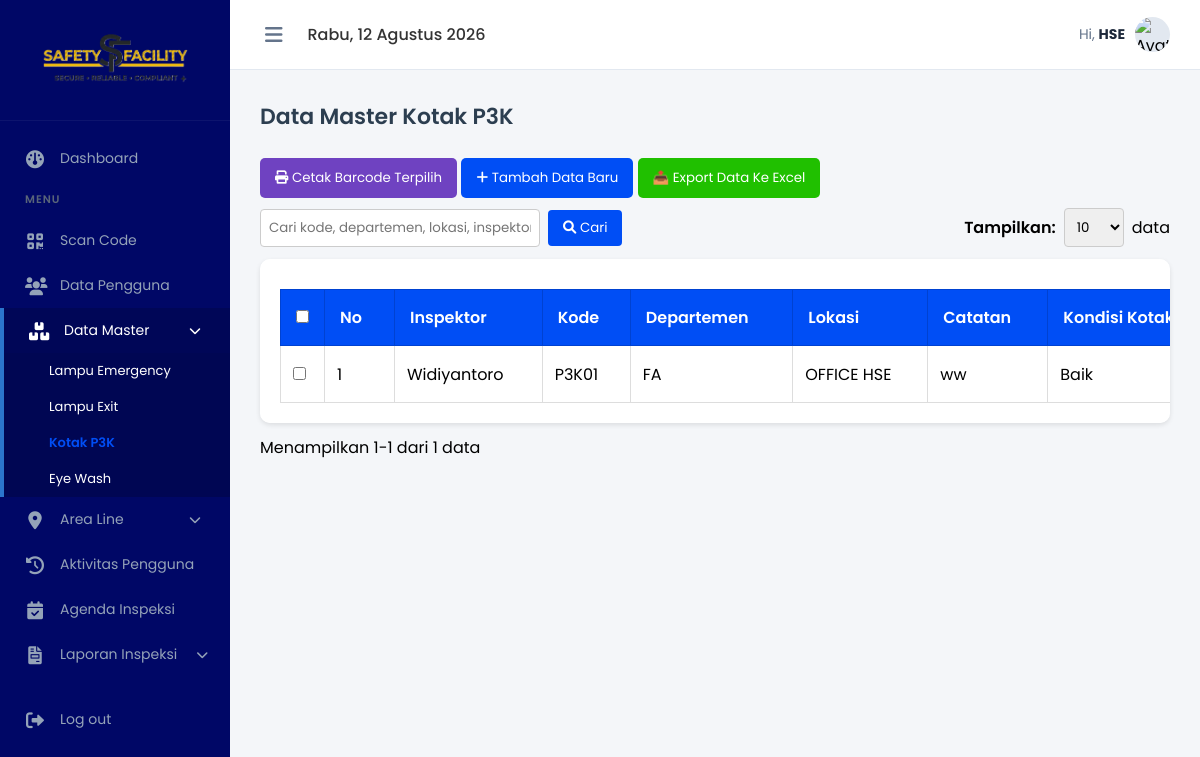
The page /master_p3k.php?limit=10&page=2 (signed in) on the database as committed earlier.
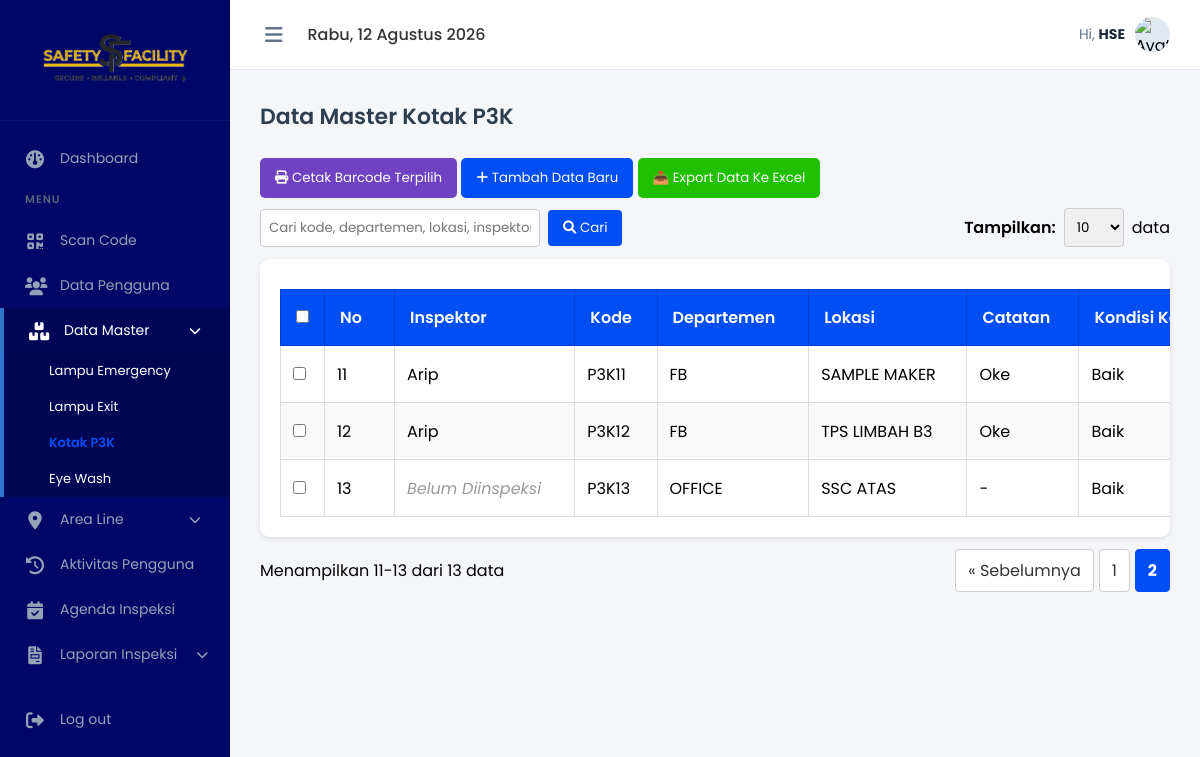
The same page on the database as committed later.
### tables this page shows
CREATE TABLE `master_p3k` (
  `id` int(11) NOT NULL,
  `code` varchar(50) NOT NULL,
  `line_area` varchar(100) DEFAULT NULL,
  `lokasi` varchar(255) NOT NULL,
  `kondisi_kotak` enum('Baik','Tidak') NOT NULL DEFAULT 'Baik',
  `kelengkapan_isi` enum('Lengkap','Tidak') NOT NULL DEFAULT 'Lengkap',
  `expired_obat` enum('Lengkap','Tidak') NOT NULL DEFAULT 'Lengkap',
  `kondisi` enum('baik','rusak','','') NOT NULL,
  `catatan` varchar(255) NOT NULL
);

### master_p3k.php (the view, shortened to what the changed rows need)
<?php
global $koneksi;
$limit = isset($_GET['limit']) ? (int)$_GET['limit'] : 10;
$page = isset($_GET['page']) ? (int)$_GET['page'] : 1;
$offset = ($page - 1) * $limit;
$search_sql = '';
$join_sql = "FROM master_p3k mp
    LEFT JOIN (
        SELECT code_p3k, username, tanggal_inspeksi
        FROM inspeksi_p3k
        WHERE id_inspeksi IN (SELECT MAX(id_inspeksi) FROM inspeksi_p3k GROUP BY code_p3k)
    ) ip ON mp.code = ip.code_p3k" . $search_sql;
$query_total = mysqli_query($koneksi, "SELECT COUNT(*) AS total $join_sql");
$total_rows = 0;
if ($query_total) {
    $total_rows = (int) mysqli_fetch_assoc($query_total)['total'];
}
$total_pages = $total_rows > 0 ? (int) ceil($total_rows / $limit) : 1;
if ($page > $total_pages) {
    $page = $total_pages;
    $offset = ($page - 1) * $limit;
}
$query = mysqli_query($koneksi, "SELECT mp.*, ip.username, ip.tanggal_inspeksi $join_sql
    ORDER BY mp.code ASC
    LIMIT $limit OFFSET $offset");
?>
<!DOCTYPE html>
<html lang="id">
<head>
    <link rel="stylesheet" href="https://cdnjs.cloudflare.com/ajax/libs/font-awesome/6.0.0/css/all.min.css">
    <link rel="stylesheet" href="style.css">
</head>
<body>
    <main class="main-content">
        <section class="content-body">
            <h2 class="page-title">Data Master Kotak P3K</h2>
            <div class="table-container">
                <table>
                    <thead>
                        <tr>
                            <th style="width: 3%"><input type="checkbox" id="checkAll" onclick="toggleCheckAll(this)"></th><th style="width: 5%">No</th>
                            <th>Inspektor</th>
                            <th>Kode</th>
                            <th>Departemen</th>
                            <th>Lokasi</th>
                            <th>Catatan</th>
                            <th>Kondisi Kotak</th>
                        </tr>
                    </thead>
                    <tbody>
                        <?php
                        $no = $offset + 1;
                        if ($query && mysqli_num_rows($query) > 0) {
                            while ($row = mysqli_fetch_assoc($query)) {
                                $safeKondisiKotak = htmlspecialchars($row['kondisi_kotak'] ?? 'Baik', ENT_QUOTES);
                        ?>
                                <tr>
                                    <td><input type="checkbox" class="row-check" value="<?= $row['id']; ?>"></td>
                                    <td><?= $no++; ?></td>
                                    <td><?= !empty($row['username']) ? htmlspecialchars($row['username']) : '<span style="color:#999; font-style:italic;">Belum Diinspeksi</span>'; ?></td>
                                    <td><?= htmlspecialchars($row['code']); ?></td>
                                    <td><?= !empty($row['line_area']) ? htmlspecialchars($row['line_area']) : '-'; ?></td>
                                    <td><?= htmlspecialchars($row['lokasi']); ?></td>
                                    <td><?= !empty($row['catatan']) ? htmlspecialchars($row['catatan']) : '-'; ?></td>
                                    <td><?= (strtolower($safeKondisiKotak) == 'baik') ? 'Baik' : 'Tidak'; ?></td>
                                </tr>
                        <?php }
                        } else {
                            echo "<tr><td colspan='11' style='text-align:center;'>Tidak ada data master tersedia</td></tr>";
                        }
                        ?>
                    </tbody>
                </table>
            </div>
            <div style="display:flex; justify-content:space-between; align-items:center; flex-wrap:wrap; gap:10px; margin-top:12px;">
                <div>
                    Menampilkan <?= $total_rows > 0 ? ($offset + 1) : 0; ?>-<?= min($offset + $limit, $total_rows); ?> dari <?= $total_rows; ?> data
                </div>
                <?php if ($total_pages > 1): ?>
                    <div style="display:flex; gap:5px; flex-wrap:wrap;">
                        <?php
                        $base_params = [];
                        $base_params['limit'] = $limit;
                        function buildPageUrl($page_num, $base_params)
                        {
                            $params = $base_params;
                            $params['page'] = $page_num;
                            return 'master_p3k.php?' . http_build_query($params);
                        }
                        ?>
                        <?php if ($page > 1): ?>
                            <a href="<?= buildPageUrl($page - 1, $base_params); ?>" style="padding:8px 12px; border:1px solid #ccc; background:#fff; border-radius:4px; text-decoration:none; color:#333;">&laquo; Sebelumnya</a>
                        <?php endif; ?>
                        <?php for ($i = 1; $i <= $total_pages; $i++): ?>
                            <a href="<?= buildPageUrl($i, $base_params); ?>" style="padding:8px 12px; border:1px solid <?= $i == $page ? '#004ef5' : '#ccc'; ?>; background:<?= $i == $page ? '#004ef5' : '#fff'; ?>; color:<?= $i == $page ? '#fff' : '#333'; ?>; border-radius:4px; text-decoration:none; font-weight:<?= $i == $page ? '700' : '400'; ?>;"><?= $i; ?></a>
                        <?php endfor; ?>
                    </div>
                <?php endif; ?>
            </div>
        </section>
    </main>
</body>
</html>

Rows that differ between the two databases and show on the page:
removed master_p3k: username "Widiyantoro", code "P3K01", line_area "FA", lokasi "OFFICE HSE", catatan "ww", kondisi_kotak "Baik"
added master_p3k: username "Arip", code "P3K11", line_area "FB", lokasi "SAMPLE MAKER", catatan "Oke", kondisi_kotak "Baik"
added master_p3k: username "Arip", code "P3K12", line_area "FB", lokasi "TPS LIMBAH B3", catatan "Oke", kondisi_kotak "Baik"
added master_p3k: shows "Belum Diinspeksi", code "P3K13", line_area "OFFICE", lokasi "SSC ATAS", kondisi_kotak "Baik"
Other text that changed with them:
$offset + 1: "1" → "11"
min($offset + $limit, $total_rows): "1" → "13"
$total_rows: "1" → "13"
text now shown: "« Sebelumnya"
new list line: "1"
new list line: "2"
